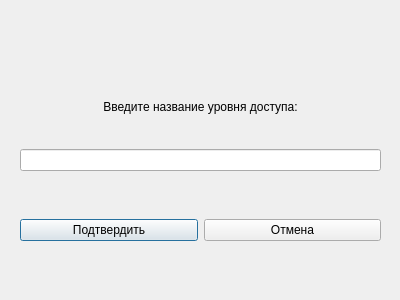
<?xml version="1.0" encoding="UTF-8"?>
<ui version="4.0">
 <class>add_access_form</class>
 <widget class="QDialog" name="add_access_form">
  <property name="geometry">
   <rect>
    <x>0</x>
    <y>0</y>
    <width>400</width>
    <height>300</height>
   </rect>
  </property>
  <property name="windowTitle">
   <string>Dialog</string>
  </property>
  <widget class="QWidget" name="verticalLayoutWidget">
   <property name="geometry">
    <rect>
     <x>20</x>
     <y>70</y>
     <width>361</width>
     <height>101</height>
    </rect>
   </property>
   <layout class="QVBoxLayout" name="verticalLayout">
    <item>
     <widget class="QLabel" name="label_add_new_access">
      <property name="text">
       <string>Введите название уровня доступа:</string>
      </property>
      <property name="alignment">
       <set>Qt::AlignCenter</set>
      </property>
     </widget>
    </item>
    <item>
     <widget class="QLineEdit" name="lineEdit_add_new_access"/>
    </item>
   </layout>
  </widget>
  <widget class="QWidget" name="horizontalLayoutWidget">
   <property name="geometry">
    <rect>
     <x>20</x>
     <y>200</y>
     <width>361</width>
     <height>61</height>
    </rect>
   </property>
   <layout class="QHBoxLayout" name="horizontalLayout">
    <item>
     <widget class="QPushButton" name="pushButton_confirm">
      <property name="text">
       <string>Подтвердить</string>
      </property>
     </widget>
    </item>
    <item>
     <widget class="QPushButton" name="pushButton_cancel">
      <property name="text">
       <string>Отмена</string>
      </property>
     </widget>
    </item>
   </layout>
  </widget>
 </widget>
 <resources/>
 <connections/>
</ui>
